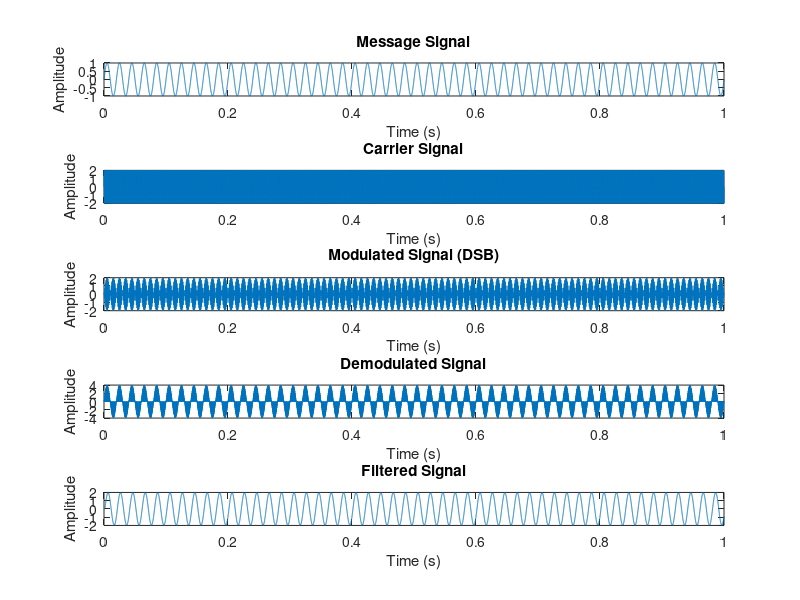

Write MATLAB code to recreate this figure.



%% Parameters
fs = 2^14; % Sampling frequency
t = 0:1/fs:1; % Time vector
fc = 1000; % Carrier frequency (Hz)
fm = 50; % Message signal frequency (Hz)
Am = 1; % Message signal amplitude
Ac = 2; % Carrier signal amplitude

% Message signal (sine wave)
message_signal = Am * sin(2*pi*fm*t);

% Carrier signal (sine wave)
carrier_signal = Ac * sin(2*pi*fc*t);

% DSB modulation
modulated_signal = message_signal .* carrier_signal;

% DSB demodulation (coherent demodulation)
demodulated_signal = modulated_signal .* carrier_signal;

% Low-pass filtering to remove carrier frequency
% Design the FIR low-pass filter using fir1
passband_edge = 100; % Passband edge frequency (Hz)
stopband_edge = 8000; % Stopband edge frequency (Hz)
filter_order = 50; % Filter order
normalized_passband_edge = passband_edge / (fs/2);
normalized_stopband_edge = stopband_edge/ (fs/2);
filter_coeff = fir1(filter_order, [normalized_passband_edge, normalized_stopband_edge], 'low');
 
% Use the filter function to filter the demodulated signal
filtered_demodulated_signal = filter(filter_coeff, 1, demodulated_signal);

% Plot the signals
subplot(5,1,1);
plot(t, message_signal);
title('Message Signal');
xlabel('Time (s)');
ylabel('Amplitude');

subplot(5,1,2);
plot(t, carrier_signal);
title('Carrier Signal');
xlabel('Time (s)');
ylabel('Amplitude');

% Display the modulated signal
subplot(5,1,3);
plot(t, modulated_signal);
title('Modulated Signal (DSB)');
xlabel('Time (s)');
ylabel('Amplitude');

% Display the Filtered and Demodulated signal (should resemble the message signal)
subplot(5,1,4);
plot(t, demodulated_signal);
title('Demodulated Signal');
xlabel('Time (s)');
ylabel('Amplitude');

% Display the Filtered and Demodulated signal (should resemble the message signal)
subplot(5,1,5);
plot(t, filtered_demodulated_signal);
title('Filtered Signal');
xlabel('Time (s)');
ylabel('Amplitude');
